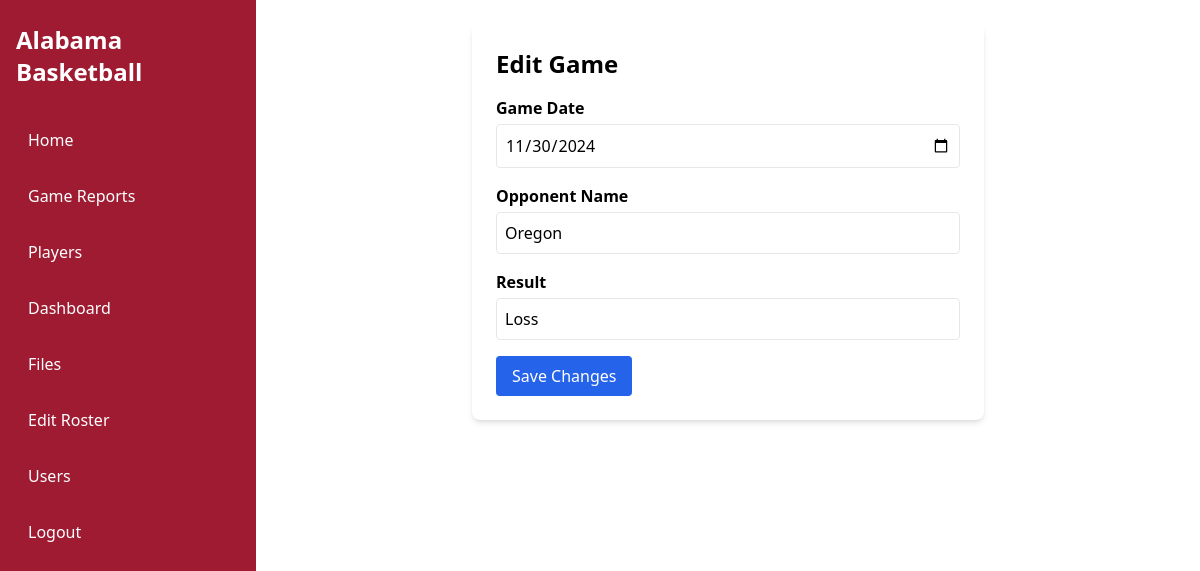
Page /admin/game/8/edit (signed in) on the committed database.
### models/database.py (models this page shows)
class Game(db.Model):
    id = db.Column(db.Integer, primary_key=True)
    season_id = db.Column(db.Integer, db.ForeignKey('season.id'), nullable=False)
    game_date = db.Column(db.Date, nullable=False)
    opponent_name = db.Column(db.String(100), nullable=False)
    home_or_away = db.Column(db.String(10), nullable=False)
    result = db.Column(db.String(10))
    csv_filename = db.Column(db.String(255))
    teams = db.relationship('TeamStats', backref='game', lazy=True)
    players = db.relationship('PlayerStats', backref='game', lazy=True)
    blue_collar_stats = db.relationship('BlueCollarStats', backref='game', lazy=True)
    opponent_blue_coll_stats = db.relationship('OpponentBlueCollarStats', backref='game', lazy=True)
    possessions = db.relationship('Possession', backref='game', lazy=True)

### admin/routes.py (the view, shortened to what this page needs)
@admin_bp.route('/game/<int:game_id>/edit', methods=['GET', 'POST'])
@login_required
def edit_game(game_id):
    game = Game.query.get_or_404(game_id)  # load the game record
    return render_template('admin/edit_game.html', game=game)

### admin/routes.py (called while the page is built)
@admin_bp.before_request
def admin_bp_before_request():
    if request.endpoint == 'admin.login' or request.endpoint.startswith('static'):
        return
    if not current_user.is_authenticated:
        flash("Please log in to continue.", "error")
        return redirect(url_for('admin.login'))
    admin_only = {
        'admin.dashboard',
        'admin.files_view_unique',
        'admin.upload_file',
        'admin.parse_file',
        'admin.delete_file',
        'admin.users_list',
        'admin.add_user',
        'admin.edit_user',
        'admin.delete_user',
        'admin.edit_roster',
        'admin.delete_roster',
    }
    if request.endpoint in admin_only and not current_user.is_admin:
        flash("You do not have permission to view that page.", "error")
        return redirect(url_for('admin.login'))

### templates/admin/edit_game.html
{% extends 'base.html' %}
{% block content %}
<div class="max-w-lg mx-auto bg-white dark:bg-gray-800 p-6 rounded-lg shadow-md">
  <h1 class="text-2xl font-bold mb-4">Edit Game</h1>
  <form method="POST">
    <div class="mb-4">
      <label for="game_date" class="block font-semibold mb-1">Game Date</label>
      <input type="date" id="game_date" name="game_date" value="{{ game.game_date }}" class="w-full p-2 border rounded" required>
    </div>
    <div class="mb-4">
      <label for="opponent_name" class="block font-semibold mb-1">Opponent Name</label>
      <input type="text" id="opponent_name" name="opponent_name" value="{{ game.opponent_name }}" class="w-full p-2 border rounded" required>
    </div>
    <div class="mb-4">
      <label for="result" class="block font-semibold mb-1">Result</label>
      <input type="text" id="result" name="result" value="{{ game.result }}" class="w-full p-2 border rounded">
    </div>
    <div>
      <button type="submit" class="bg-blue-600 text-white px-4 py-2 rounded hover:bg-blue-700">
        Save Changes
      </button>
    </div>
  </form>
</div>
{% endblock %}

### rows in the picture
Game: game_date "11/30/2024", opponent_name "Oregon", result "Loss"
